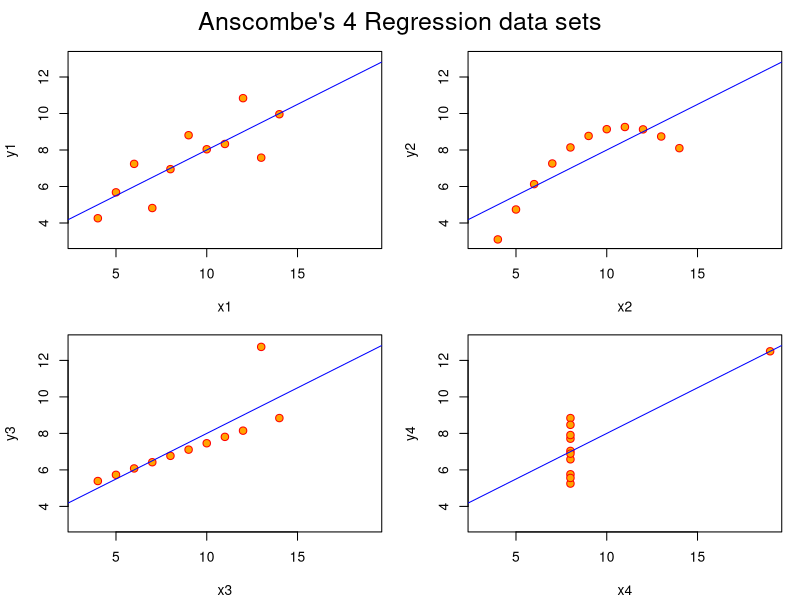
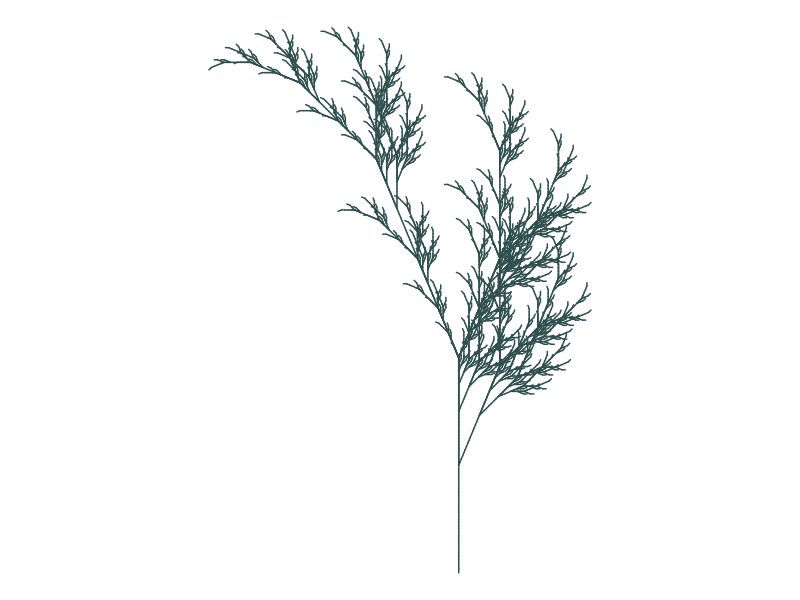

The R script that drew these images, in order:
## ---- chunk 1
library(tidyverse)
library(gsubfn)
## ---- chunk 2

## Fancy version (per help file)

ff <- y ~ x
mods <- setNames(as.list(1:4), paste0("lm", 1:4))

# Plot using for loop
for(i in 1:4) {
  ff[2:3] <- lapply(paste0(c("y","x"), i), as.name)
  ## or   ff[[2]] <- as.name(paste0("y", i))
  ##      ff[[3]] <- as.name(paste0("x", i))
  mods[[i]] <- lmi <- lm(ff, data = anscombe)
  print(anova(lmi))
}

sapply(mods, coef)  # Note the use of this function
lapply(mods, function(fm) coef(summary(fm)))

# Preparing for the plots
op <- par(mfrow = c(2, 2), mar = 0.1+c(4,4,1,1), oma =  c(0, 0, 2, 0))

# Plot charts using for loop
for(i in 1:4) {
  ff[2:3] <- lapply(paste0(c("y","x"), i), as.name)
  plot(ff, data = anscombe, col = "red", pch = 21, bg = "orange", cex = 1.2,
       xlim = c(3, 19), ylim = c(3, 13))
  abline(mods[[i]], col = "blue")
}
mtext("Anscombe's 4 Regression data sets", outer = TRUE, cex = 1.5)
par(op)
## ---- chunk 3
# Define elements in plant art
# Each image corresponds to a different axiom, rules, angle and depth

# Leaf of Fall

axiom="X"
rules=list("X"="F-[[X]+X]+F[+FX]-X", "F"="FF")
angle=22.5
depth=6


for (i in 1:depth) axiom=gsubfn(".", rules, axiom)

actions=str_extract_all(axiom, "\\d*\\+|\\d*\\-|F|L|R|\\[|\\]|\\|") %>% unlist

status=data.frame(x=numeric(0), y=numeric(0), alfa=numeric(0))
points=data.frame(x1 = 0, y1 = 0, x2 = NA, y2 = NA, alfa=90, depth=1)


# Generating data
# Note: may take a minute or two

for (action in actions)
{
  if (action=="F")
  {
    x=points[1, "x1"]+cos(points[1, "alfa"]*(pi/180))
    y=points[1, "y1"]+sin(points[1, "alfa"]*(pi/180))
    points[1,"x2"]=x
    points[1,"y2"]=y
    data.frame(x1 = x, y1 = y, x2 = NA, y2 = NA,
               alfa=points[1, "alfa"],
               depth=points[1,"depth"]) %>% rbind(points)->points
  }
  if (action %in% c("+", "-")){
    alfa=points[1, "alfa"]
    points[1, "alfa"]=eval(parse(text=paste0("alfa",action, angle)))
  }
  if(action=="["){
    data.frame(x=points[1, "x1"], y=points[1, "y1"], alfa=points[1, "alfa"]) %>%
      rbind(status) -> status
    points[1, "depth"]=points[1, "depth"]+1
  }
  
  if(action=="]"){
    depth=points[1, "depth"]
    points[-1,]->points
    data.frame(x1=status[1, "x"], y1=status[1, "y"], x2=NA, y2=NA,
               alfa=status[1, "alfa"],
               depth=depth-1) %>%
      rbind(points) -> points
    status[-1,]->status
  }
}

ggplot() +
  geom_segment(aes(x = x1, y = y1, xend = x2, yend = y2),
               lineend = "round",
               color="darkslategrey", 
               data=na.omit(points)) +
  coord_fixed(ratio = 1) +
  theme_void() 
